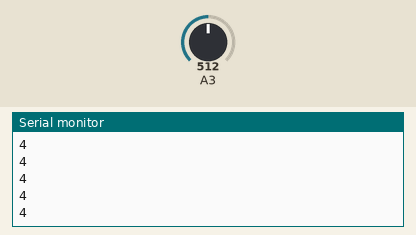
Bench run of a sketch on a simulated Arduino Uno, built with avr-gcc and run on an emulated ATmega328P. Shown: the last lines printed to the serial monitor. The test bench sets the inputs (shaded band); at power-on: A3 = 512.

Above: at 1.2 s.
1.3 s: A3 set to 716
At 1.9 s:
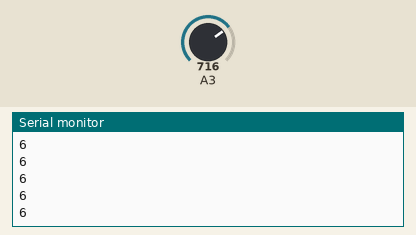
2.8 s: A3 set to 900
At 3.7 s:
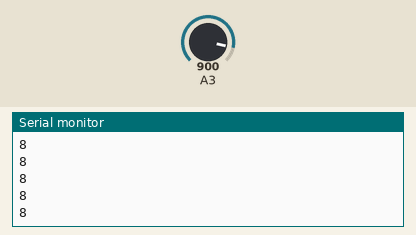
Timing chart, 0 to 5.8 s (numbered marks = the images above; inputs shaded):
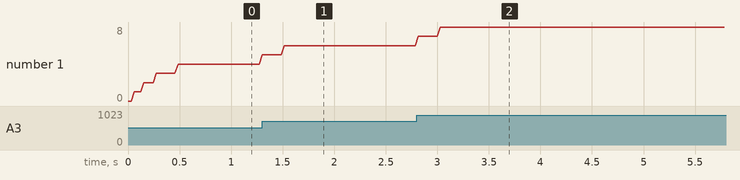

Measured:
- after the input at 1.3 s, the serial monitor: prints a new line at once (image 1)
- after the input at 2.8 s, the serial monitor: prints a new line at once (image 2)
- plotted number 1: 4 → 6 after the input at 1.3 s, 6 → 8 after the input at 2.8 s

The sketch:

dz2_2.ino
```cpp
void setup()
{
  Serial.begin(9600);
}

float val = 0;

void loop()
{
  int newVal = analogRead(A3);
  int valOut;

  val += (newVal - val) * 0.1;
  valOut = map(val, 29, 1010, 0, 10);
  valOut = constrain(valOut, 0, 10);

  Serial.println(valOut);

  delay(30);

}
```
